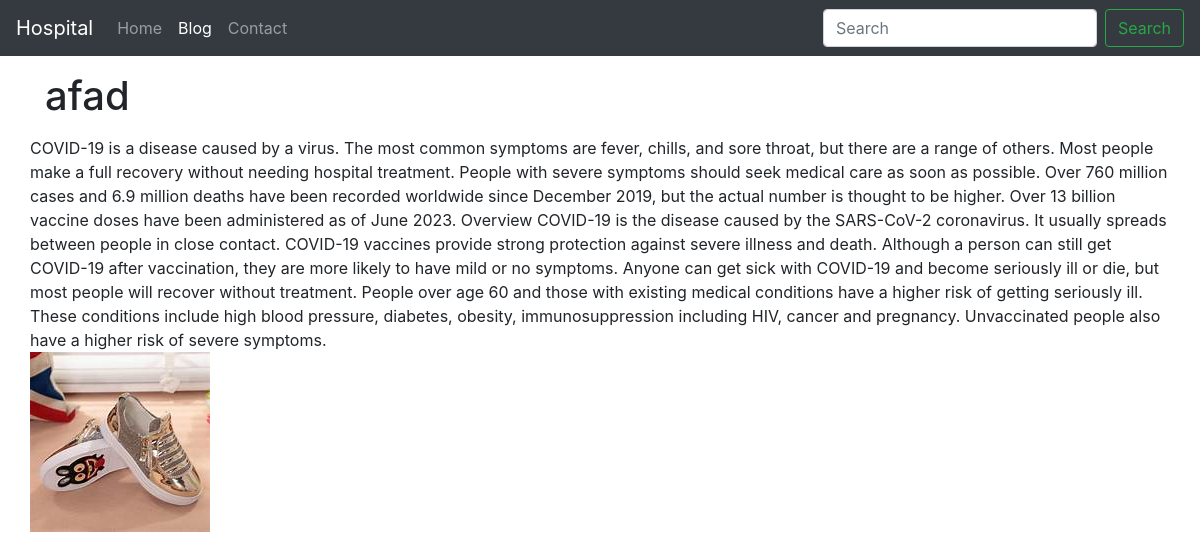
The app's page /immunizationpost/cvx with its own data.
### home/models.py (models this page shows, shortened)
class Immunization(models.Model):
    sno = models.AutoField(primary_key = True)
    title = models.CharField(max_length = 200)
    content = models.TextField()
    slug = models.CharField(max_length = 100)
    time = models.DateTimeField(auto_now_add = True)
    image = models.ImageField(upload_to="Immunization/images", default="")

### home/views.py (the view)
# urls.py: path('immunizationpost/<str:slug>', views.immunizationpost, name='immunization'),
def immunizationpost(request,slug):
    immunization = Immunization.objects.filter(slug=slug).first()
    context = {'immunization': immunization}
    return render(request, 'immunizationpost.html', context)

### templates/immunizationpost.html
{% extends 'base.html' %}
{% block blogactive %}active{% endblock blogactive %}
{% block body %}
<div class = "container">
    <h1 class="my-3">{{immunization.title}}</h1>
    <div class ="row">
        {{immunization.content|safe}}
        <div>
        <img src="{{ immunization.image.url }}" alt="{{immmunization.title }}">
    </div>
</div>
</div>
{% endblock body %}

### records on screen
Immunization: title "afad", content "COVID-19 is a disease caused by a virus. The most common symptoms are fever, chills, and sore throat, but there are a range of others. Most people make a full recovery without needing hospital treatment. People with severe symptoms should seek medical care as soon as possible. Over 760 million cases and 6.9 million deaths have been recorded worldwide since December 2019, but the actual number is thought to be higher. Over 13 billion vaccine doses have been administered as of June 2023. Overview COVID-19 is the disease caused by the SARS-CoV-2 coronavirus. It usually spreads between people in close contact. COVID-19 vaccines provide strong protection against severe illness and death.…", image (picture)
